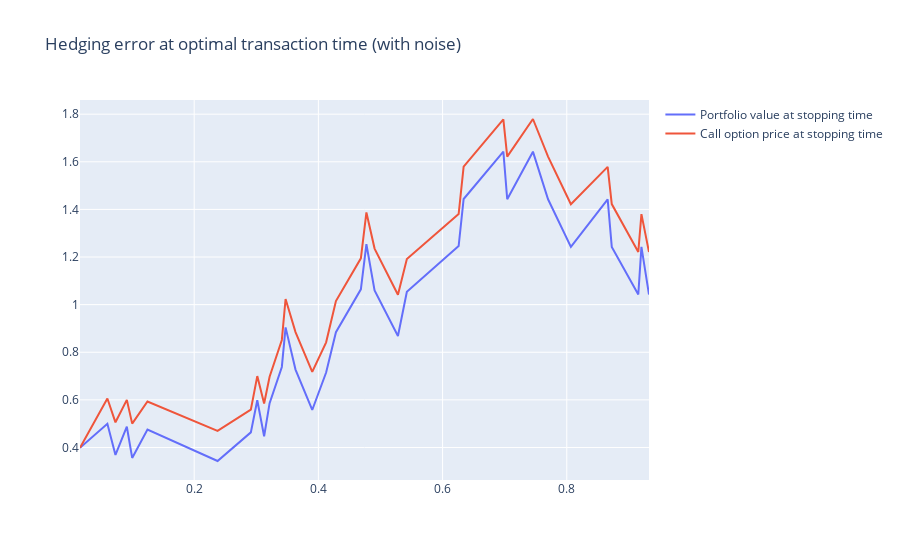

Notebook cell for this chart:
### Code cell
# plotly fancy code
# calculate the hedging error
print(f"End of day hedging error: {call_option_price_3[-1]-portfolio_value_3[-1]}")

# create a plotly graph
fig = go.Figure()

# add traces
fig.add_trace(go.Scatter(x=t[tau], y=portfolio_value_3, mode='lines', name='Portfolio value at stopping time'))
fig.add_trace(go.Scatter(x=t[tau], y=call_option_price_3, mode='lines', name='Call option price at stopping time'))

# set the title
fig.update_layout(title='Hedging error at optimal transaction time (with noise)')

# show the plot
fig.show()

### Figure 1 — Plotly figure (JSON) as saved in the notebook; plotly's stock layout.template omitted (floating-point values rounded to 4 significant figures)
{"data": [{"mode": "lines", "name": "Portfolio value at stopping time", "type": "scatter", "x": [0.01613, 0.06022, 0.07324, 0.09155, 0.1002, 0.1248, 0.2376, 0.2912, 0.3016, 0.3126, 0.3214, 0.3411, 0.3472, 0.3632, 0.3901, 0.4125, 0.4283, 0.4684, 0.4773, 0.4905, 0.5281, 0.5425, 0.6259, 0.6339, 0.6979, 0.7041, 0.7455, 0.7698, 0.8066, 0.8658, 0.8724, 0.9151, 0.9202, 0.9324], "y": [0.3989, 0.4993, 0.3687, 0.4873, 0.3561, 0.4749, 0.3432, 0.4635, 0.5984, 0.4472, 0.5863, 0.7383, 0.9045, 0.7271, 0.5575, 0.715, 0.8841, 1.064, 1.254, 1.059, 0.8683, 1.054, 1.246, 1.444, 1.643, 1.443, 1.643, 1.443, 1.243, 1.443, 1.243, 1.043, 1.243, 1.043]}, {"mode": "lines", "name": "Call option price at stopping time", "type": "scatter", "x": [0.01613, 0.06022, 0.07324, 0.09155, 0.1002, 0.1248, 0.2376, 0.2912, 0.3016, 0.3126, 0.3214, 0.3411, 0.3472, 0.3632, 0.3901, 0.4125, 0.4283, 0.4684, 0.4773, 0.4905, 0.5281, 0.5425, 0.6259, 0.6339, 0.6979, 0.7041, 0.7455, 0.7698, 0.8066, 0.8658, 0.8724, 0.9151, 0.9202, 0.9324], "y": [0.3989, 0.6058, 0.5057, 0.6, 0.5002, 0.593, 0.4698, 0.5589, 0.6998, 0.5845, 0.6971, 0.8517, 1.024, 0.8849, 0.7173, 0.8417, 1.015, 1.194, 1.387, 1.235, 1.042, 1.191, 1.38, 1.579, 1.778, 1.622, 1.78, 1.622, 1.422, 1.579, 1.422, 1.222, 1.38, 1.221]}], "layout": {"title": {"text": "Hedging error at optimal transaction time (with noise)"}}}
